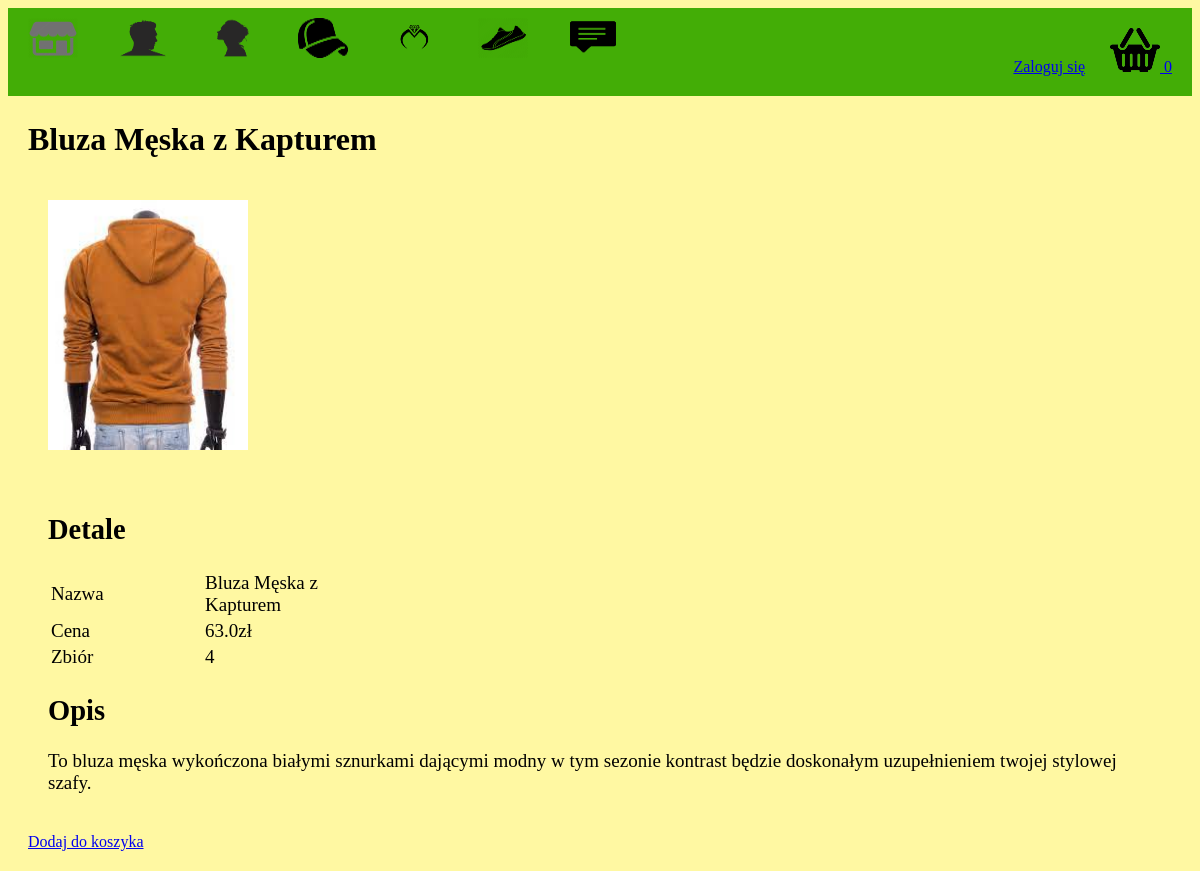
The page /productDescription?productId=7 on the database its author committed.
### tables this page shows
CREATE TABLE products
		(productId INTEGER PRIMARY KEY,
		name TEXT,
		price REAL,
		description TEXT,
		image TEXT,
		stock INTEGER,
		categoryId INTEGER,
		FOREIGN KEY(categoryId) REFERENCES categories(categoryId)
		);

### app.py (the view)
@app.route("/productDescription")
def productDescription():
    loggedIn, firstName, noOfItems = getLoginDetails()
    productId = request.args.get('productId')
    with sqlite3.connect('database.db') as conn:
        cur = conn.cursor()
        cur.execute('SELECT productId, name, price, description, image, stock FROM products WHERE productId = ?', (productId, ))
        productData = cur.fetchone()
    conn.close()
    return render_template("productDescription.html", data=productData, loggedIn = loggedIn, firstName = firstName, noOfItems = noOfItems)

### app.py (called while the page is built)
def getLoginDetails():
    with sqlite3.connect('database.db') as conn:
        cur = conn.cursor()
        if 'email' not in session:
            loggedIn = False
            firstName = ''
            noOfItems = 0
        else:
            loggedIn = True
            cur.execute("SELECT userId, firstName FROM users WHERE email = ?", (session['email'], ))
            userId, firstName = cur.fetchone()
            cur.execute("SELECT count(productId) FROM kart WHERE userId = ?", (userId, ))
            noOfItems = cur.fetchone()[0]
    conn.close()
    return (loggedIn, firstName, noOfItems)

### templates/productDescription.html (shortened to what this page needs)
<!DOCTYPE HTML>
<html>
<head>
<link rel="stylesheet" href={{url_for('static', filename='css/productDescription.css')}} />
<link rel="stylesheet" href={{ url_for('static', filename='css/topStyle.css')}} />
</head>
<body>
<div id="title">
	<a href="/">
		<img id="logo" src= {{ url_for('static', filename='images/logo.png') }} />
	</a>
	<a href="/displayCategory?categoryId=1">
		<img id="mężczyzna" src= {{ url_for('static', filename='images/mężczyzna.png') }} />
	</a>
	<a href="/displayCategory?categoryId=2">
		<img id="kobieta" src= {{ url_for('static', filename='images/kobieta.png') }} />
	</a>
	<a href="/displayCategory?categoryId=3">
		<img id="akcesoria" src= {{ url_for('static', filename='images/akcesoria.png') }} />
	</a>
	<a href="/displayCategory?categoryId=4">
		<img id="biżuteria" src= {{ url_for('static', filename='images/biżuteria.png') }} />
	</a>
	<a href="/displayCategory?categoryId=5">
		<img id="buty" src= {{ url_for('static', filename='images/buty.png') }} />
	</a>
	<a href="/show">
		<img id="koment" src= {{ url_for('static', filename='images/koment.png') }} />
	 </a>
	<div id="kart">
		<a class="link" href="/koszyk">
			<img src={{url_for('static', filename='images/koszyk_zakupowy.png')}} id="koszykIcon" />
			{{noOfItems}}
		</a>
	</div>
	{% if not loggedIn %}
	<div id="signInButton">
		<a class="link" href="/loginForm">Zaloguj się</a>
	</div>
	{% endif %}
</div>
<div id="display">
	<div id="productName">
		<h1>{{data[1]}}</h1>
	</div>
	<div>
		<img src={{url_for('static', filename='uploads/'+data[4]) }} id="productImage"/>
	</div>
	<div id="productDescription">
		<h2>Detale</h2>
		<table id="descriptionTable">
			<tr>
				<td>Nazwa</td>
				<td>{{data[1]}}</td>
			</tr>
			<tr>
				<td>Cena</td>
				<td>{{data[2]}}zł</td>
			</tr>
			<tr>
				<td>Zbiór</td>
				<td>{{data[5]}}</td>
			</tr>
		</table>
		<h2>Opis</h2>
		<p>{{data[3]}}</p>
	</div>
	<div id="addTokoszyk">
		<a href="/addTokoszyk?productId={{request.args.get('productId')}}">Dodaj do koszyka</a>
	</div>
</div>
</body>
</html>

### static/css/productDescription.css (style rules this page uses)
#display { margin-top: 20px; margin-left: 20px; margin-right: 20px; margin-bottom: 20px; }
#productImage { height: 250px; width: 200px; margin-left: 20px; margin-right: 20px; margin-top: 20px; margin-bottom: 20px; display: inline-block; float: left; }
#productDescription { margin-left: 20px; margin-right: 20px; margin-top: 20px; margin-bottom: 20px; display: inline-block; font-size: 19px; }
#descriptionTable td { width: 150px; }

### static/css/topStyle.css (style rules this page uses)
body { background-color: rgba(255, 247, 137, 0.781); }
#logo { height: 40px; width: 50px; margin-left: 20px; margin-top: 10px; margin-bottom: 10px; margin-right: 20px; float: left; }
#mężczyzna { height: 40px; width: 50px; margin-left: 20px; margin-top: 10px; margin-bottom: 10px; margin-right: 20px; float: left; }
#kobieta { height: 40px; width: 50px; margin-left: 20px; margin-top: 10px; margin-bottom: 10px; margin-right: 20px; float: left; }
#akcesoria { height: 40px; width: 50px; margin-left: 20px; margin-top: 10px; margin-bottom: 10px; margin-right: 20px; float: left; }
#biżuteria { height: 40px; width: 50px; margin-left: 20px; margin-top: 10px; margin-bottom: 10px; margin-right: 20px; float: left; }
#buty { height: 40px; width: 50px; margin-left: 20px; margin-top: 10px; margin-bottom: 10px; margin-right: 20px; float: left; }
#koment { height: 40px; width: 50px; margin-left: 20px; margin-top: 10px; margin-bottom: 10px; margin-right: 20px; float: left; }
#title { background-color: rgb(67, 173, 6); display: inline-block; width: 100%; }
#kart { color: white; margin-top: 20px; margin-bottom: 20px; margin-left: 20px; margin-right: 20px; float: right; }
#signInButton { color: yellow; margin-top: 50px; margin-bottom: 20px; margin-left: 20px; margin-right: 5px; float: right; }

### rows shown on the page
products: name "Bluza Męska z Kapturem", image (picture), price "63.0", stock "4", description "To bluza męska wykończona białymi sznurkami dającymi modny w tym sezonie kontrast będzie doskonałym uzupełnieniem twojej stylowej szafy."

### other values the page prints
{{ noOfItems }} "0"
